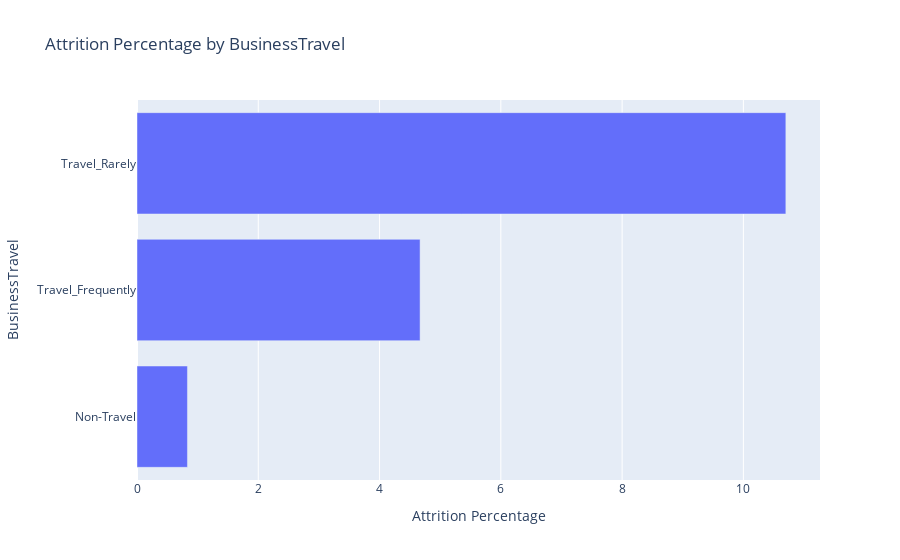

Notebook code cell kept with this figure:
### Markdown cell above
NOT IMPORTANT

### Code cell
attrition_percentage = df_general_explo[df_general_explo['Attrition'] == 'Yes'].groupby('BusinessTravel').size() / len(df_general_explo) * 100

percentage_df = pd.DataFrame({'BusinessTravel': attrition_percentage.index, 'Attrition Percentage': attrition_percentage.values})

fig = px.bar(percentage_df, x='Attrition Percentage', y='BusinessTravel', orientation='h', title='Attrition Percentage by BusinessTravel', labels={'x':'Attrition Percentage', 'y':'Business Travel'})
fig.show()

### Figure 1 — Plotly figure (JSON) as saved in the notebook; plotly's stock layout.template omitted (floating-point values rounded to 4 significant figures)
{"data": [{"alignmentgroup": "True", "hovertemplate": "Attrition Percentage=%{x}<br>BusinessTravel=%{y}<extra></extra>", "legendgroup": "", "marker": {"color": "#636efa", "pattern": {"shape": ""}}, "name": "", "offsetgroup": "", "orientation": "h", "showlegend": false, "textposition": "auto", "type": "bar", "x": [0.832, 4.668, 10.7], "xaxis": "x", "y": ["Non-Travel", "Travel_Frequently", "Travel_Rarely"], "yaxis": "y"}], "layout": {"barmode": "relative", "legend": {"tracegroupgap": 0}, "title": {"text": "Attrition Percentage by BusinessTravel"}, "xaxis": {"anchor": "y", "domain": [0, 1], "title": {"text": "Attrition Percentage"}}, "yaxis": {"anchor": "x", "domain": [0, 1], "title": {"text": "BusinessTravel"}}}}
